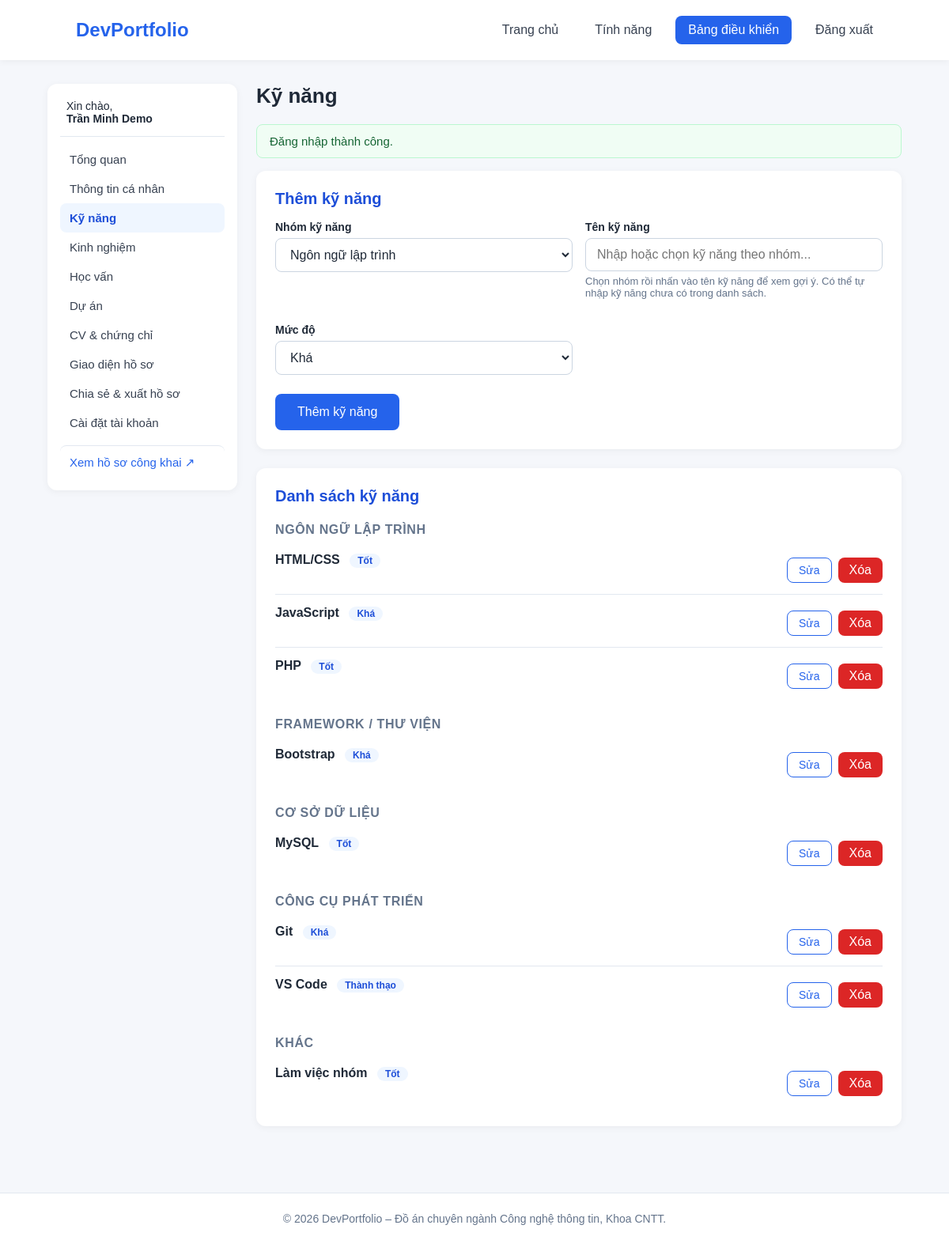
Screenshot of /dashboard/skills.php (signed in) with the database file from the repository.
### tables this page shows
CREATE TABLE IF NOT EXISTS users (
    id            INT UNSIGNED NOT NULL AUTO_INCREMENT,
    full_name     VARCHAR(100) NOT NULL,
    email         VARCHAR(190) NOT NULL,
    password_hash VARCHAR(255) NOT NULL,             
    slug          VARCHAR(120) NOT NULL,             
    is_active     TINYINT(1)   NOT NULL DEFAULT 1,
    created_at    DATETIME     NOT NULL DEFAULT CURRENT_TIMESTAMP,
    updated_at    DATETIME     NOT NULL DEFAULT CURRENT_TIMESTAMP ON UPDATE CURRENT_TIMESTAMP,
    PRIMARY KEY (id),
    UNIQUE KEY uq_users_email (email),
    UNIQUE KEY uq_users_slug (slug)
);

CREATE TABLE IF NOT EXISTS skills (
    id       INT UNSIGNED NOT NULL AUTO_INCREMENT,
    user_id  INT UNSIGNED NOT NULL,
    name     VARCHAR(60)  NOT NULL,
    category VARCHAR(20)  NOT NULL DEFAULT 'other',  
    level    TINYINT UNSIGNED NOT NULL DEFAULT 3,    
    PRIMARY KEY (id),
    UNIQUE KEY uq_skills_user_name (user_id, name),
    CONSTRAINT fk_skills_user FOREIGN KEY (user_id) REFERENCES users (id) ON DELETE CASCADE
);

### includes/auth.php (called while the page is built, shortened)
<?php
function current_user(bool $refresh = false): ?array
{
    static $cache = null;
    static $loaded = false;
    if ($loaded) {
        return $cache;
    }
    $loaded = true;
    $id = $_SESSION['user_id'] ?? null;
    $last = (int) ($_SESSION['last_activity'] ?? 0);
    $user = db_one(
        'SELECT id, full_name, email, slug, is_active, created_at FROM users WHERE id = ?',
        [(int) $id]
    );
    $cache = $user;
    return $cache;
}
function require_login(): array
{
    $user = current_user();
    return $user;
}

### includes/db.php (called while the page is built, shortened)
<?php
function db(): PDO
{
    static $pdo = null;
    if ($pdo === null) {
        $c = config('db');
        $dsn = sprintf(
            'mysql:host=%s;port=%d;dbname=%s;charset=utf8mb4',
            $c['host'],
            (int) $c['port'],
            $c['name']
        );
        $pdo = new PDO($dsn, $c['user'], $c['pass'], [
            PDO::ATTR_ERRMODE            => PDO::ERRMODE_EXCEPTION,
            PDO::ATTR_DEFAULT_FETCH_MODE => PDO::FETCH_ASSOC,
            PDO::ATTR_EMULATE_PREPARES   => false,
        ]);
    }
    return $pdo;
}
function db_query(string $sql, array $params = []): PDOStatement
{
    $stmt = db()->prepare($sql);
    $stmt->execute($params);
    return $stmt;
}
function db_one(string $sql, array $params = []): ?array
{
    $row = db_query($sql, $params)->fetch();
    return $row === false ? null : $row;
}
function db_all(string $sql, array $params = []): array
{
    return db_query($sql, $params)->fetchAll();
}

### dashboard/skills.php (the view, shortened to what this page needs)
<?php
require __DIR__ . '/../includes/bootstrap.php';
$user = require_login();
$uid = (int) $user['id'];
$categories = skill_categories();
$levels = skill_levels();
$input = ['id' => 0, 'name' => '', 'category' => 'language', 'level' => 3];
$grouped = [];
foreach (db_all('SELECT * FROM skills WHERE user_id = ? ORDER BY name', [$uid]) as $row) {
    $grouped[$row['category']][] = $row;
}
$isEditing = $input['id'] > 0;
$pageTitle = 'Kỹ năng';
$activeNav = 'skills.php';
require __DIR__ . '/../includes/dash_header.php';
?>
                <form class="card" method="post" action="<?= e(url('dashboard/skills.php')) ?>" novalidate>
                    <h2><?= $isEditing ? 'Sửa kỹ năng' : 'Thêm kỹ năng' ?></h2>
                    <div class="form-row">
                        <div class="form-group">
                            <label for="category">Nhóm kỹ năng</label>
                            <select class="form-control" id="category" name="category">
                                <?php foreach ($categories as $key => $label): ?>
                                    <option value="<?= e($key) ?>"<?= $input['category'] === $key ? ' selected' : '' ?>><?= e($label) ?></option>
                                <?php endforeach; ?>
                            </select>
                        </div>
                        <div class="form-group">
                            <label for="name">Tên kỹ năng</label>
                            <input class="form-control" type="text" id="name" name="name" maxlength="60"
                                   required autocomplete="off" placeholder="Nhập hoặc chọn kỹ năng theo nhóm..."
                                   value="<?= e($input['name']) ?>" aria-controls="skill-suggestion-list" aria-expanded="false">
                            <p id="skill-suggestion-hint" class="form-hint" aria-live="polite">Chọn nhóm rồi nhấn vào tên kỹ năng để xem gợi ý. Có thể tự nhập kỹ năng chưa có trong danh sách.</p>
                        </div>
                    </div>
                    <div class="form-row">
                        <div class="form-group">
                            <label for="level">Mức độ</label>
                            <select class="form-control" id="level" name="level">
                                <?php foreach ($levels as $key => $label): ?>
                                    <option value="<?= (int) $key ?>"<?= (int) $input['level'] === $key ? ' selected' : '' ?>><?= e($label) ?></option>
                                <?php endforeach; ?>
                            </select>
                        </div>
                    </div>
                    <button type="submit" class="btn"><?= $isEditing ? 'Cập nhật' : 'Thêm kỹ năng' ?></button>
                </form>
                <div class="card">
                    <h2>Danh sách kỹ năng</h2>
                    <?php foreach ($categories as $catKey => $catLabel): ?>
                        <?php if (empty($grouped[$catKey])) { continue; } ?>
                        <h3 class="group-title"><?= e($catLabel) ?></h3>
                        <div class="item-list">
                            <?php foreach ($grouped[$catKey] as $skill): ?>
                                <div class="item">
                                    <div class="item-body">
                                        <strong><?= e($skill['name']) ?></strong>
                                        <span class="badge"><?= e($levels[(int) $skill['level']] ?? '') ?></span>
                                    </div>
                                    <div class="item-actions">
                                        <a class="btn btn-outline btn-sm" href="<?= e(url('dashboard/skills.php?edit=' . (int) $skill['id'])) ?>">Sửa</a>
                                        <form method="post" action="<?= e(url('dashboard/skills.php')) ?>"
                                              data-confirm="Bạn chắc chắn muốn xóa kỹ năng này?">
                                            <button type="submit" class="btn btn-danger btn-sm">Xóa</button>
                                        </form>
                                    </div>
                                </div>
                            <?php endforeach; ?>
                        </div>
                    <?php endforeach; ?>
                </div>
<?php require __DIR__ . '/../includes/dash_footer.php'; ?>

### includes/dash_header.php (shortened to what this page needs)
<?php
require __DIR__ . '/header.php';
$dashMenu = [
    'index.php'       => 'Tổng quan',
    'profile.php'     => 'Thông tin cá nhân',
    'skills.php'      => 'Kỹ năng',
    'experiences.php' => 'Kinh nghiệm',
    'education.php'   => 'Học vấn',
    'projects.php'    => 'Dự án',
    'documents.php'   => 'CV & chứng chỉ',
    'appearance.php'  => 'Giao diện hồ sơ',
    'share.php'       => 'Chia sẻ & xuất hồ sơ',
    'account.php'     => 'Cài đặt tài khoản',
];
?>
        <div class="dash">
            <aside class="dash-nav">
                <div class="dash-user">Xin chào,<br><strong><?= e($currentUser['full_name']) ?></strong></div>
                <?php foreach ($dashMenu as $file => $label): ?>
                    <a href="<?= e(url('dashboard/' . $file)) ?>"<?= ($activeNav ?? '') === $file ? ' class="active"' : '' ?>><?= e($label) ?></a>
                <?php endforeach; ?>
                <a class="dash-public" href="<?= e(profile_url($currentUser['slug'], false)) ?>" target="_blank" rel="noopener">Xem hồ sơ công khai &#8599;</a>
            </aside>
            <section class="dash-main">
                <h1 class="dash-title"><?= e($pageTitle) ?></h1>

### assets/css/style.css (style rules this page uses)
* { box-sizing: border-box; }
body { margin: 0; font-family: Arial, sans-serif; background-color: #f5f7fb; color: #1f2937; }
.btn { display: inline-block; margin-top: 15px; padding: 14px 28px; background-color: #2563eb; color: white; text-decoration: none; border-radius: 8px; }
:root { --primary: #2563eb; --primary-dark: #1d4ed8; --text: #1f2937; --muted: #64748b; --border: #e2e8f0; --danger: #dc2626; --success: #16a34a; --warning: #d97706; }
a { color: var(--primary); }
button.btn { border: 0; cursor: pointer; font: inherit; }
.btn-outline { background: #fff; color: var(--primary); border: 1px solid var(--primary); margin-left: 8px; }
.btn-danger { background: var(--danger); }
.btn-sm { padding: 7px 14px; font-size: 14px; margin-top: 0; margin-left: 0; }
.form-group { margin-bottom: 18px; }
.form-group label { display: block; font-weight: 600; font-size: 14px; margin-bottom: 6px; }
.form-control { width: 100%; padding: 11px 14px; border: 1px solid #cbd5e1; border-radius: 8px; font: inherit; background: #fff; color: var(--text); }
.form-hint { color: var(--muted); font-size: 13px; margin-top: 5px; }
.form-row { display: grid; grid-template-columns: 1fr 1fr; gap: 16px; }
.dash { display: grid; grid-template-columns: 240px 1fr; gap: 24px; padding: 30px 5% 60px; align-items: start; }
.dash-nav { background: #fff; border-radius: 12px; padding: 16px; box-shadow: 0 2px 10px rgba(0, 0, 0, 0.05); }
.dash-user { padding: 4px 8px 14px; border-bottom: 1px solid var(--border); margin-bottom: 10px; font-size: 14px; }
.dash-nav a { display: block; padding: 10px 12px; border-radius: 8px; color: #374151; text-decoration: none; font-size: 15px; }
.dash-nav a.active { background: #eff6ff; color: var(--primary-dark); font-weight: 600; }
.dash-main { min-width: 0; }
.dash-title { margin: 0 0 20px; color: var(--text); font-size: 26px; }
.card { background: #fff; border-radius: 12px; padding: 24px; box-shadow: 0 2px 10px rgba(0, 0, 0, 0.05); margin-bottom: 24px; }
.card h2 { margin: 0 0 16px; font-size: 20px; color: var(--primary-dark); }
.card .btn { margin-top: 6px; }
.group-title { margin: 22px 0 6px; font-size: 16px; color: var(--muted); text-transform: uppercase; letter-spacing: 0.04em; }
.item { display: flex; justify-content: space-between; gap: 16px; padding: 14px 0; border-bottom: 1px solid var(--border); }
.item:last-child { border-bottom: 0; }
.item-body { min-width: 0; }
.item-actions { display: flex; gap: 8px; align-items: flex-start; flex-shrink: 0; }
.item-actions form { margin: 0; }
.item-actions .btn-outline { margin-left: 0; }
.badge { display: inline-block; margin-left: 8px; padding: 2px 10px; border-radius: 99px; background: #eff6ff; color: var(--primary-dark); font-size: 12px; font-weight: 600; }
.dash-public { margin-top: 10px; border-top: 1px solid var(--border); padding-top: 12px !important; color: var(--primary) !important; }
.item-body { flex: 1; }
.item-actions { flex-wrap: wrap; justify-content: flex-end; }

### rows the page displays
users: full_name "Trần Minh Demo"
skills: name "HTML/CSS", level "Tốt"
skills: name "JavaScript", level "Khá"
skills: name "PHP", level "Tốt"
skills: name "Bootstrap", level "Khá"
skills: name "MySQL", level "Tốt"
skills: name "Git", level "Khá"
skills: name "VS Code", level "Thành thạo"
skills: name "Làm việc nhóm", level "Tốt"

### other values shown
config('app_name') "DevPortfolio"
$label "Tổng quan"
$label "Thông tin cá nhân"
$label "Kỹ năng"
$label "Kinh nghiệm"
$label "Học vấn"
$label "Dự án"
$label "CV & chứng chỉ"
$label "Giao diện hồ sơ"
$label "Chia sẻ & xuất hồ sơ"
$label "Cài đặt tài khoản"
$pageTitle "Kỹ năng"
$item['message'] "Đăng nhập thành công."
$catLabel "NGÔN NGỮ LẬP TRÌNH"
$catLabel "FRAMEWORK / THƯ VIỆN"
